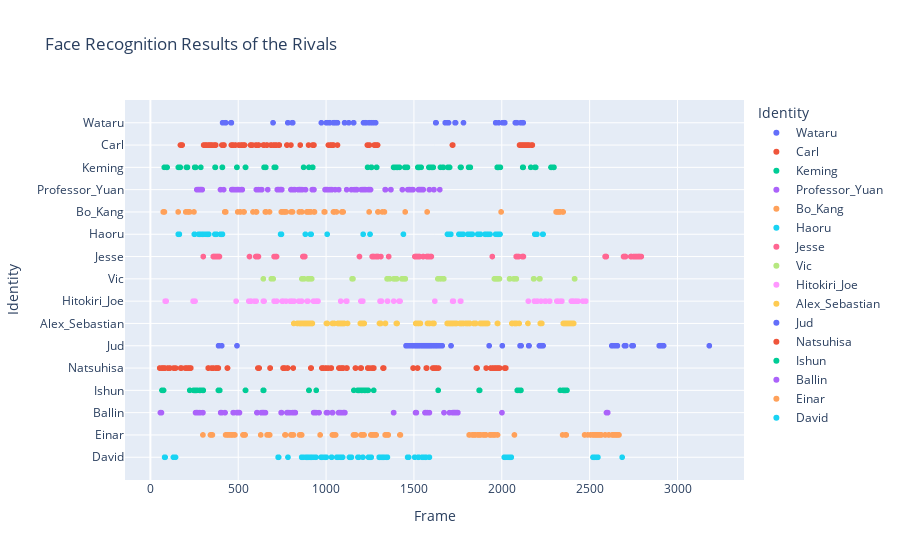

The notebook cell saved with this chart:
### Markdown cell above
### GENERAL

### Code cell
# User plotly to visualize something

import plotly.express as px
import pandas as pd

# Load all csv files in csv/
import glob
import os

csv_files = glob.glob("csv/*.csv")
# Convert all entries to structured data with attribute 0 as frame number, 1 as Face Box, and 5 as Identity
# Skip first two lines of each file
# Skip rows where Identity is N/A

USE_GENERAL_NAMES = False
USE_GENDER_NAMES = True
IGNORE_MINOR_CHARACTERS = True

FILM_FRAME_TOTALS = {
	"Cliff": 2097,
	"Our Village": 2377,
	"Diary of Nurse": 2297,
	"Sabrina": 2751,
	"The Man from Laramie": 2477,
	"Human Desire": 2200,
	"Chikamatsu Story": 2460,
	"Black River": 2552,
	"Duel in the Sun": 3207,
	"Gilda": 2652,
	"Jigoku Mon": 2151,
	"Kurutta Kajitsu": 2076,
	"Notorious": 2433,
	"Oklahoma": 3577,
	"Vikings": 2740,
	"Waves of Life": 2465
}

RIVALS = ["Keming", "Professor Yuan", "Haoru", "David", "Vic", "Carl", "Ishun", "Hitokiri Joe", "Natsuhisa", "Bo Kang", "Wataru", "Jud", "Alex Sebastian", "Ballin", "Einar", "Jesse"]
MALES = []#["Zhanwu", "Fan Jun", "Changping", "Linus", "Will", "Jeff", "Mohei", "Nishida", "Haruji", "Jin Zhang", "Moritoo", "Curly", "Devlin", "Johnny", "Eric", "Lewt"]
LADIES = []#["Shuzhen", "Fang Qing", "Suhua", "Sabrina", "Barbara", "Vicki", "Osan", "Shizuko", "Eri", "Ye Suping", "Kesa", "Laurey", "Alicia", "Gilda", "Morgana", "Pearl"]

PROTAGONISTS = []#["Zhanwu", "Fang Qing", "Suhua", "Sabrina", "Will", "Jeff", "Mohei", "Nishida", "Haruji", "Jin Zhang", "Moritoo", "Curly", "Alicia", "Johnny", "Eric", "Pearl"]
LOVES = []#["Shuzhen", "Fan Jun", "Changping", "Linus", "Barbara", "Vicki", "Osan", "Shizuko", "Eri", "Ye Suping", "Kesa", "Laurey", "Devlin", "Gilda", "Morgana", "Lewt"]

def get_name(name):
	if USE_GENDER_NAMES:
		if name in MALES:
			name = "Male"
		elif name in LADIES:
			name = "Female"
	else:
		if name in PROTAGONISTS:
			name = "Protagonist"
		elif name in LOVES:
			name = "Love"
	return name

data = []
for file in csv_files:
	with open(file) as f:
		lines = f.readlines()[2:]
		for line in lines:
			line = line.split(",")
			if line[5] != "\"N/A\"":
				# Att 3 is frame numbder / film's total frames (the film is the name of the current csv file)
				total = FILM_FRAME_TOTALS[os.path.basename(file)[:-4]]
				frame = int(line[0][1:][:-1])
				name = line[5][1:][:-1]
				if USE_GENERAL_NAMES:
					if name in RIVALS:
						name = "Rival"
					name = get_name(name)
				if IGNORE_MINOR_CHARACTERS:
					if USE_GENERAL_NAMES:
						if name not in ["Rival", "Protagonist", "Female", "Male", "Love"]:
							continue
					else:
						if name not in RIVALS:
							if name not in PROTAGONISTS:
								if name not in LOVES:
									continue
				data.append([frame, line[1], name.replace(" ", "_"), frame / total * 9])

df = pd.DataFrame(data, columns=["Frame", "Face Box", "Identity", "Timeline"])
df["Identity"] = df["Identity"].astype(str)
df["Identity"] = df["Identity"].apply(lambda x: x.split(" ")[0])

# Create a scatter plot of the data
fig = px.scatter(df, height=560, x="Frame", y="Identity", color="Identity", title="Face Recognition Results of the Rivals")
fig.show()

### Figure 1 — Plotly figure (JSON) as saved in the notebook; plotly's stock layout.template omitted (floating-point values rounded to 4 significant figures; data arrays with more than 128 entries replaced by an {"elided": "..."} marker saying what was removed)
{"data": [{"hovertemplate": "Identity=%{y}<br>Frame=%{x}<extra></extra>", "legendgroup": "Wataru", "marker": {"color": "#636efa", "symbol": "circle"}, "mode": "markers", "name": "Wataru", "showlegend": true, "type": "scattergl", "x": [1001, 1002, 1003, 1004, 1005, 1019, 1020, 1021, 1041, 1042, 1043, 1044, 1045, 1046, 1047, 1048, 1049, 1050, 1054, 1055, 1056, 1057, 1058, 1059, 1060, 1064, 1065, 1105, 1106, 1129, 1156, 1157, 1213, 1214, 1221, 1222, 1223, 1225, 1226, 1227, 1228, 1245, 1246, 1247, 1257, 1258, 1259, 1262, 1268, 1269, 1270, 1281, 1282, 1624, 1625, 1626, 1678, 1690, 1691, 1697, 1734, 1736, 1737, 1782, 1965, 1982, 2004, 2010, 2011, 2012, 2013, 2014, 2015, 2016, 2017, 2077, 2078, 2079, 2080, 2081, 2082, 2083, 2084, 2085, 2086, 2087, 2108, 2109, 2110, 2117, 2118, 2119, 2120, 2121, 2122, 411, 427, 428, 429, 459, 460, 461, 698, 782, 783, 807, 808, 809, 810, 973], "xaxis": "x", "y": ["Wataru", "Wataru", "Wataru", "Wataru", "Wataru", "Wataru", "Wataru", "Wataru", "Wataru", "Wataru", "Wataru", "Wataru", "Wataru", "Wataru", "Wataru", "Wataru", "Wataru", "Wataru", "Wataru", "Wataru", "Wataru", "Wataru", "Wataru", "Wataru", "Wataru", "Wataru", "Wataru", "Wataru", "Wataru", "Wataru", "Wataru", "Wataru", "Wataru", "Wataru", "Wataru", "Wataru", "Wataru", "Wataru", "Wataru", "Wataru", "Wataru", "Wataru", "Wataru", "Wataru", "Wataru", "Wataru", "Wataru", "Wataru", "Wataru", "Wataru", "Wataru", "Wataru", "Wataru", "Wataru", "Wataru", "Wataru", "Wataru", "Wataru", "Wataru", "Wataru", "Wataru", "Wataru", "Wataru", "Wataru", "Wataru", "Wataru", "Wataru", "Wataru", "Wataru", "Wataru", "Wataru", "Wataru", "Wataru", "Wataru", "Wataru", "Wataru", "Wataru", "Wataru", "Wataru", "Wataru", "Wataru", "Wataru", "Wataru", "Wataru", "Wataru", "Wataru", "Wataru", "Wataru", "Wataru", "Wataru", "Wataru", "Wataru", "Wataru", "Wataru", "Wataru", "Wataru", "Wataru", "Wataru", "Wataru", "Wataru", "Wataru", "Wataru", "Wataru", "Wataru", "Wataru", "Wataru", "Wataru", "Wataru", "Wataru", "Wataru"], "yaxis": "y"}, {"hovertemplate": "Identity=%{y}<br>Frame=%{x}<extra></extra>", "legendgroup": "Carl", "marker": {"color": "#EF553B", "symbol": "circle"}, "mode": "markers", "name": "Carl", "showlegend": true, "type": "scattergl", "x": {"elided": "178 int values"}, "xaxis": "x", "y": {"elided": "178 str values"}, "yaxis": "y"}, {"hovertemplate": "Identity=%{y}<br>Frame=%{x}<extra></extra>", "legendgroup": "Keming", "marker": {"color": "#00cc96", "symbol": "circle"}, "mode": "markers", "name": "Keming", "showlegend": true, "type": "scattergl", "x": [1236, 1256, 1257, 1258, 1259, 1287, 1288, 1384, 1385, 1386, 1387, 1388, 1393, 1403, 1404, 1405, 1406, 1417, 1418, 1448, 1452, 1459, 1463, 1522, 1523, 1524, 1525, 1526, 1527, 1529, 1530, 1532, 1541, 1585, 1586, 1589, 159, 1590, 1600, 1601, 1602, 1606, 1607, 1610, 162, 1651, 1666, 1667, 169, 1693, 1694, 1695, 170, 1702, 1703, 1765, 1766, 1767, 1768, 1811, 1821, 1974, 1975, 1976, 1977, 1979, 1980, 1981, 1992, 205, 206, 209, 211, 2119, 2120, 2121, 2122, 2165, 2188, 2191, 2192, 2193, 2280, 2281, 2282, 2293, 2294, 2295, 2296, 2297, 252, 253, 257, 258, 287, 368, 370, 409, 410, 492, 493, 541, 542, 647, 654, 657, 705, 713, 79, 872, 902, 923, 924, 93, 94, 95], "xaxis": "x", "y": ["Keming", "Keming", "Keming", "Keming", "Keming", "Keming", "Keming", "Keming", "Keming", "Keming", "Keming", "Keming", "Keming", "Keming", "Keming", "Keming", "Keming", "Keming", "Keming", "Keming", "Keming", "Keming", "Keming", "Keming", "Keming", "Keming", "Keming", "Keming", "Keming", "Keming", "Keming", "Keming", "Keming", "Keming", "Keming", "Keming", "Keming", "Keming", "Keming", "Keming", "Keming", "Keming", "Keming", "Keming", "Keming", "Keming", "Keming", "Keming", "Keming", "Keming", "Keming", "Keming", "Keming", "Keming", "Keming", "Keming", "Keming", "Keming", "Keming", "Keming", "Keming", "Keming", "Keming", "Keming", "Keming", "Keming", "Keming", "Keming", "Keming", "Keming", "Keming", "Keming", "Keming", "Keming", "Keming", "Keming", "Keming", "Keming", "Keming", "Keming", "Keming", "Keming", "Keming", "Keming", "Keming", "Keming", "Keming", "Keming", "Keming", "Keming", "Keming", "Keming", "Keming", "Keming", "Keming", "Keming", "Keming", "Keming", "Keming", "Keming", "Keming", "Keming", "Keming", "Keming", "Keming", "Keming", "Keming", "Keming", "Keming", "Keming", "Keming", "Keming", "Keming", "Keming", "Keming", "Keming"], "yaxis": "y"}, {"hovertemplate": "Identity=%{y}<br>Frame=%{x}<extra></extra>", "legendgroup": "Professor_Yuan", "marker": {"color": "#ab63fa", "symbol": "circle"}, "mode": "markers", "name": "Professor_Yuan", "showlegend": true, "type": "scattergl", "x": {"elided": "181 int values"}, "xaxis": "x", "y": {"elided": "181 str values"}, "yaxis": "y"}, {"hovertemplate": "Identity=%{y}<br>Frame=%{x}<extra></extra>", "legendgroup": "Bo_Kang", "marker": {"color": "#FFA15A", "symbol": "circle"}, "mode": "markers", "name": "Bo_Kang", "showlegend": true, "type": "scattergl", "x": [1042, 1044, 1045, 1046, 1047, 1059, 1090, 1091, 1093, 1094, 1096, 1097, 1245, 1295, 1296, 1320, 1332, 1450, 1575, 158, 1996, 201, 204, 214, 215, 216, 217, 218, 224, 2309, 2312, 2313, 2314, 2315, 2316, 2317, 2320, 2321, 2322, 2323, 2327, 2328, 2329, 2330, 2334, 2347, 2348, 2349, 248, 423, 424, 427, 428, 429, 497, 511, 512, 530, 531, 532, 533, 584, 601, 602, 603, 604, 654, 655, 657, 659, 678, 73, 745, 746, 747, 748, 749, 753, 755, 76, 762, 763, 764, 765, 766, 768, 77, 773, 78, 80, 801, 809, 847, 848, 849, 862, 890, 891, 892, 893, 894, 895, 896, 897, 898, 899, 900, 902, 903, 911, 912, 913, 931, 932, 933, 934, 989, 990, 993], "xaxis": "x", "y": ["Bo_Kang", "Bo_Kang", "Bo_Kang", "Bo_Kang", "Bo_Kang", "Bo_Kang", "Bo_Kang", "Bo_Kang", "Bo_Kang", "Bo_Kang", "Bo_Kang", "Bo_Kang", "Bo_Kang", "Bo_Kang", "Bo_Kang", "Bo_Kang", "Bo_Kang", "Bo_Kang", "Bo_Kang", "Bo_Kang", "Bo_Kang", "Bo_Kang", "Bo_Kang", "Bo_Kang", "Bo_Kang", "Bo_Kang", "Bo_Kang", "Bo_Kang", "Bo_Kang", "Bo_Kang", "Bo_Kang", "Bo_Kang", "Bo_Kang", "Bo_Kang", "Bo_Kang", "Bo_Kang", "Bo_Kang", "Bo_Kang", "Bo_Kang", "Bo_Kang", "Bo_Kang", "Bo_Kang", "Bo_Kang", "Bo_Kang", "Bo_Kang", "Bo_Kang", "Bo_Kang", "Bo_Kang", "Bo_Kang", "Bo_Kang", "Bo_Kang", "Bo_Kang", "Bo_Kang", "Bo_Kang", "Bo_Kang", "Bo_Kang", "Bo_Kang", "Bo_Kang", "Bo_Kang", "Bo_Kang", "Bo_Kang", "Bo_Kang", "Bo_Kang", "Bo_Kang", "Bo_Kang", "Bo_Kang", "Bo_Kang", "Bo_Kang", "Bo_Kang", "Bo_Kang", "Bo_Kang", "Bo_Kang", "Bo_Kang", "Bo_Kang", "Bo_Kang", "Bo_Kang", "Bo_Kang", "Bo_Kang", "Bo_Kang", "Bo_Kang", "Bo_Kang", "Bo_Kang", "Bo_Kang", "Bo_Kang", "Bo_Kang", "Bo_Kang", "Bo_Kang", "Bo_Kang", "Bo_Kang", "Bo_Kang", "Bo_Kang", "Bo_Kang", "Bo_Kang", "Bo_Kang", "Bo_Kang", "Bo_Kang", "Bo_Kang", "Bo_Kang", "Bo_Kang", "Bo_Kang", "Bo_Kang", "Bo_Kang", "Bo_Kang", "Bo_Kang", "Bo_Kang", "Bo_Kang", "Bo_Kang", "Bo_Kang", "Bo_Kang", "Bo_Kang", "Bo_Kang", "Bo_Kang", "Bo_Kang", "Bo_Kang", "Bo_Kang", "Bo_Kang", "Bo_Kang", "Bo_Kang", "Bo_Kang"], "yaxis": "y"}, {"hovertemplate": "Identity=%{y}<br>Frame=%{x}<extra></extra>", "legendgroup": "Haoru", "marker": {"color": "#19d3f3", "symbol": "circle"}, "mode": "markers", "name": "Haoru", "showlegend": true, "type": "scattergl", "x": {"elided": "134 int values"}, "xaxis": "x", "y": {"elided": "134 str values"}, "yaxis": "y"}, {"hovertemplate": "Identity=%{y}<br>Frame=%{x}<extra></extra>", "legendgroup": "Jesse", "marker": {"color": "#FF6692", "symbol": "circle"}, "mode": "markers", "name": "Jesse", "showlegend": true, "type": "scattergl", "x": [1190, 1262, 1265, 1266, 1267, 1268, 1271, 1272, 1285, 1286, 1287, 1288, 1289, 1290, 1291, 1293, 1294, 1295, 1296, 1312, 1356, 1505, 1509, 1510, 1511, 1512, 1516, 1517, 1521, 1526, 1529, 1531, 1532, 1552, 1553, 1573, 1574, 1575, 1576, 1581, 1582, 1583, 1593, 1598, 1599, 1946, 2082, 2083, 2086, 2087, 2095, 2096, 2117, 2118, 2119, 2120, 2121, 2122, 2123, 2588, 2589, 2590, 2591, 2592, 2593, 2594, 2595, 2693, 2694, 2700, 2701, 2702, 2703, 2704, 2734, 2736, 2738, 2750, 2754, 2763, 2764, 2772, 2778, 2779, 2781, 2782, 2783, 2788, 2794, 301, 358, 359, 360, 362, 368, 369, 370, 378, 379, 380, 382, 383, 384, 385, 386, 392, 393, 564, 600, 604, 605, 606, 607, 608, 609, 615, 704, 714, 718, 868, 869, 870, 871, 873, 874, 876, 877, 879], "xaxis": "x", "y": ["Jesse", "Jesse", "Jesse", "Jesse", "Jesse", "Jesse", "Jesse", "Jesse", "Jesse", "Jesse", "Jesse", "Jesse", "Jesse", "Jesse", "Jesse", "Jesse", "Jesse", "Jesse", "Jesse", "Jesse", "Jesse", "Jesse", "Jesse", "Jesse", "Jesse", "Jesse", "Jesse", "Jesse", "Jesse", "Jesse", "Jesse", "Jesse", "Jesse", "Jesse", "Jesse", "Jesse", "Jesse", "Jesse", "Jesse", "Jesse", "Jesse", "Jesse", "Jesse", "Jesse", "Jesse", "Jesse", "Jesse", "Jesse", "Jesse", "Jesse", "Jesse", "Jesse", "Jesse", "Jesse", "Jesse", "Jesse", "Jesse", "Jesse", "Jesse", "Jesse", "Jesse", "Jesse", "Jesse", "Jesse", "Jesse", "Jesse", "Jesse", "Jesse", "Jesse", "Jesse", "Jesse", "Jesse", "Jesse", "Jesse", "Jesse", "Jesse", "Jesse", "Jesse", "Jesse", "Jesse", "Jesse", "Jesse", "Jesse", "Jesse", "Jesse", "Jesse", "Jesse", "Jesse", "Jesse", "Jesse", "Jesse", "Jesse", "Jesse", "Jesse", "Jesse", "Jesse", "Jesse", "Jesse", "Jesse", "Jesse", "Jesse", "Jesse", "Jesse", "Jesse", "Jesse", "Jesse", "Jesse", "Jesse", "Jesse", "Jesse", "Jesse", "Jesse", "Jesse", "Jesse", "Jesse", "Jesse", "Jesse", "Jesse", "Jesse", "Jesse", "Jesse", "Jesse", "Jesse", "Jesse", "Jesse", "Jesse", "Jesse", "Jesse"], "yaxis": "y"}, {"hovertemplate": "Identity=%{y}<br>Frame=%{x}<extra></extra>", "legendgroup": "Vic", "marker": {"color": "#B6E880", "symbol": "circle"}, "mode": "markers", "name": "Vic", "showlegend": true, "type": "scattergl", "x": [1148, 1149, 1150, 1153, 1347, 1348, 1349, 1350, 1351, 1352, 1362, 1385, 1386, 1387, 1388, 1389, 1390, 1391, 1392, 1393, 1398, 1399, 1400, 1401, 1402, 1431, 1432, 1434, 1435, 1436, 1437, 1442, 1443, 1444, 1445, 1446, 1449, 1450, 1451, 1636, 1637, 1640, 1642, 1651, 1652, 1653, 1665, 1666, 1669, 1670, 1958, 1959, 1960, 1961, 1962, 1963, 1964, 1965, 1966, 1967, 1968, 1970, 1971, 1972, 1973, 1974, 1975, 1976, 1978, 1979, 1980, 1981, 1982, 1983, 1987, 2044, 2045, 2046, 2068, 2069, 2070, 2071, 2072, 2073, 2081, 2082, 2083, 2181, 2182, 2183, 2214, 2215, 2216, 2217, 2414, 2415, 643, 688, 699, 862, 863, 864, 865, 866, 868, 870, 874, 875, 896, 897, 898, 899, 900, 901, 905, 906, 910, 911, 916, 917, 918], "xaxis": "x", "y": ["Vic", "Vic", "Vic", "Vic", "Vic", "Vic", "Vic", "Vic", "Vic", "Vic", "Vic", "Vic", "Vic", "Vic", "Vic", "Vic", "Vic", "Vic", "Vic", "Vic", "Vic", "Vic", "Vic", "Vic", "Vic", "Vic", "Vic", "Vic", "Vic", "Vic", "Vic", "Vic", "Vic", "Vic", "Vic", "Vic", "Vic", "Vic", "Vic", "Vic", "Vic", "Vic", "Vic", "Vic", "Vic", "Vic", "Vic", "Vic", "Vic", "Vic", "Vic", "Vic", "Vic", "Vic", "Vic", "Vic", "Vic", "Vic", "Vic", "Vic", "Vic", "Vic", "Vic", "Vic", "Vic", "Vic", "Vic", "Vic", "Vic", "Vic", "Vic", "Vic", "Vic", "Vic", "Vic", "Vic", "Vic", "Vic", "Vic", "Vic", "Vic", "Vic", "Vic", "Vic", "Vic", "Vic", "Vic", "Vic", "Vic", "Vic", "Vic", "Vic", "Vic", "Vic", "Vic", "Vic", "Vic", "Vic", "Vic", "Vic", "Vic", "Vic", "Vic", "Vic", "Vic", "Vic", "Vic", "Vic", "Vic", "Vic", "Vic", "Vic", "Vic", "Vic", "Vic", "Vic", "Vic", "Vic", "Vic", "Vic", "Vic"], "yaxis": "y"}, {"hovertemplate": "Identity=%{y}<br>Frame=%{x}<extra></extra>", "legendgroup": "Hitokiri_Joe", "marker": {"color": "#FF97FF", "symbol": "circle"}, "mode": "markers", "name": "Hitokiri_Joe", "showlegend": true, "type": "scattergl", "x": [1083, 1114, 1116, 1117, 1118, 1198, 1201, 1202, 1207, 1208, 1209, 1307, 1308, 1311, 1312, 1313, 1315, 1349, 1350, 1385, 1416, 1417, 1421, 1619, 1720, 1725, 1764, 1767, 2151, 2185, 2186, 2187, 2199, 2201, 2202, 2223, 2246, 2247, 2249, 2250, 2271, 2273, 2313, 2317, 2318, 2319, 2334, 2335, 2341, 2342, 2396, 2397, 2398, 2399, 2400, 2401, 2402, 2403, 2404, 2405, 2407, 2408, 2419, 2420, 2421, 2423, 2429, 243, 2434, 2461, 2477, 2478, 249, 252, 253, 254, 488, 560, 568, 569, 572, 573, 593, 602, 643, 646, 647, 704, 706, 718, 719, 750, 751, 752, 753, 754, 772, 795, 802, 805, 806, 818, 84, 845, 859, 861, 87, 88, 89, 892, 896, 90, 928, 933, 943, 944, 945, 946, 948, 952, 953, 954], "xaxis": "x", "y": ["Hitokiri_Joe", "Hitokiri_Joe", "Hitokiri_Joe", "Hitokiri_Joe", "Hitokiri_Joe", "Hitokiri_Joe", "Hitokiri_Joe", "Hitokiri_Joe", "Hitokiri_Joe", "Hitokiri_Joe", "Hitokiri_Joe", "Hitokiri_Joe", "Hitokiri_Joe", "Hitokiri_Joe", "Hitokiri_Joe", "Hitokiri_Joe", "Hitokiri_Joe", "Hitokiri_Joe", "Hitokiri_Joe", "Hitokiri_Joe", "Hitokiri_Joe", "Hitokiri_Joe", "Hitokiri_Joe", "Hitokiri_Joe", "Hitokiri_Joe", "Hitokiri_Joe", "Hitokiri_Joe", "Hitokiri_Joe", "Hitokiri_Joe", "Hitokiri_Joe", "Hitokiri_Joe", "Hitokiri_Joe", "Hitokiri_Joe", "Hitokiri_Joe", "Hitokiri_Joe", "Hitokiri_Joe", "Hitokiri_Joe", "Hitokiri_Joe", "Hitokiri_Joe", "Hitokiri_Joe", "Hitokiri_Joe", "Hitokiri_Joe", "Hitokiri_Joe", "Hitokiri_Joe", "Hitokiri_Joe", "Hitokiri_Joe", "Hitokiri_Joe", "Hitokiri_Joe", "Hitokiri_Joe", "Hitokiri_Joe", "Hitokiri_Joe", "Hitokiri_Joe", "Hitokiri_Joe", "Hitokiri_Joe", "Hitokiri_Joe", "Hitokiri_Joe", "Hitokiri_Joe", "Hitokiri_Joe", "Hitokiri_Joe", "Hitokiri_Joe", "Hitokiri_Joe", "Hitokiri_Joe", "Hitokiri_Joe", "Hitokiri_Joe", "Hitokiri_Joe", "Hitokiri_Joe", "Hitokiri_Joe", "Hitokiri_Joe", "Hitokiri_Joe", "Hitokiri_Joe", "Hitokiri_Joe", "Hitokiri_Joe", "Hitokiri_Joe", "Hitokiri_Joe", "Hitokiri_Joe", "Hitokiri_Joe", "Hitokiri_Joe", "Hitokiri_Joe", "Hitokiri_Joe", "Hitokiri_Joe", "Hitokiri_Joe", "Hitokiri_Joe", "Hitokiri_Joe", "Hitokiri_Joe", "Hitokiri_Joe", "Hitokiri_Joe", "Hitokiri_Joe", "Hitokiri_Joe", "Hitokiri_Joe", "Hitokiri_Joe", "Hitokiri_Joe", "Hitokiri_Joe", "Hitokiri_Joe", "Hitokiri_Joe", "Hitokiri_Joe", "Hitokiri_Joe", "Hitokiri_Joe", "Hitokiri_Joe", "Hitokiri_Joe", "Hitokiri_Joe", "Hitokiri_Joe", "Hitokiri_Joe", "Hitokiri_Joe", "Hitokiri_Joe", "Hitokiri_Joe", "Hitokiri_Joe", "Hitokiri_Joe", "Hitokiri_Joe", "Hitokiri_Joe", "Hitokiri_Joe", "Hitokiri_Joe", "Hitokiri_Joe", "Hitokiri_Joe", "Hitokiri_Joe", "Hitokiri_Joe", "Hitokiri_Joe", "Hitokiri_Joe", "Hitokiri_Joe", "Hitokiri_Joe", "Hitokiri_Joe", "Hitokiri_Joe", "Hitokiri_Joe"], "yaxis": "y"}, {"hovertemplate": "Identity=%{y}<br>Frame=%{x}<extra></extra>", "legendgroup": "Alex_Sebastian", "marker": {"color": "#FECB52", "symbol": "circle"}, "mode": "markers", "name": "Alex_Sebastian", "showlegend": true, "type": "scattergl", "x": {"elided": "223 int values"}, "xaxis": "x", "y": {"elided": "223 str values"}, "yaxis": "y"}, {"hovertemplate": "Identity=%{y}<br>Frame=%{x}<extra></extra>", "legendgroup": "Jud", "marker": {"color": "#636efa", "symbol": "circle"}, "mode": "markers", "name": "Jud", "showlegend": true, "type": "scattergl", "x": {"elided": "206 int values"}, "xaxis": "x", "y": {"elided": "206 str values"}, "yaxis": "y"}, {"hovertemplate": "Identity=%{y}<br>Frame=%{x}<extra></extra>", "legendgroup": "Natsuhisa", "marker": {"color": "#EF553B", "symbol": "circle"}, "mode": "markers", "name": "Natsuhisa", "showlegend": true, "type": "scattergl", "x": {"elided": "181 int values"}, "xaxis": "x", "y": {"elided": "181 str values"}, "yaxis": "y"}, {"hovertemplate": "Identity=%{y}<br>Frame=%{x}<extra></extra>", "legendgroup": "Ishun", "marker": {"color": "#00cc96", "symbol": "circle"}, "mode": "markers", "name": "Ishun", "showlegend": true, "type": "scattergl", "x": [1158, 1180, 1181, 1182, 1183, 1184, 1186, 1190, 1191, 1201, 1202, 1203, 1204, 1205, 1217, 1218, 1220, 1221, 1222, 1223, 1234, 1235, 1236, 1240, 1271, 1638, 1871, 1872, 1873, 1874, 2088, 2090, 2093, 2103, 2104, 2105, 2106, 2107, 2108, 2109, 224, 2333, 2350, 2351, 2352, 2353, 2354, 2355, 2356, 2357, 2358, 2359, 2360, 2361, 2362, 2363, 2364, 2371, 246, 247, 249, 250, 251, 252, 253, 255, 256, 257, 258, 259, 260, 263, 264, 280, 281, 282, 283, 284, 297, 299, 300, 301, 387, 388, 389, 390, 391, 395, 541, 542, 642, 643, 645, 66, 70, 74, 75, 902, 903, 944], "xaxis": "x", "y": ["Ishun", "Ishun", "Ishun", "Ishun", "Ishun", "Ishun", "Ishun", "Ishun", "Ishun", "Ishun", "Ishun", "Ishun", "Ishun", "Ishun", "Ishun", "Ishun", "Ishun", "Ishun", "Ishun", "Ishun", "Ishun", "Ishun", "Ishun", "Ishun", "Ishun", "Ishun", "Ishun", "Ishun", "Ishun", "Ishun", "Ishun", "Ishun", "Ishun", "Ishun", "Ishun", "Ishun", "Ishun", "Ishun", "Ishun", "Ishun", "Ishun", "Ishun", "Ishun", "Ishun", "Ishun", "Ishun", "Ishun", "Ishun", "Ishun", "Ishun", "Ishun", "Ishun", "Ishun", "Ishun", "Ishun", "Ishun", "Ishun", "Ishun", "Ishun", "Ishun", "Ishun", "Ishun", "Ishun", "Ishun", "Ishun", "Ishun", "Ishun", "Ishun", "Ishun", "Ishun", "Ishun", "Ishun", "Ishun", "Ishun", "Ishun", "Ishun", "Ishun", "Ishun", "Ishun", "Ishun", "Ishun", "Ishun", "Ishun", "Ishun", "Ishun", "Ishun", "Ishun", "Ishun", "Ishun", "Ishun", "Ishun", "Ishun", "Ishun", "Ishun", "Ishun", "Ishun", "Ishun", "Ishun", "Ishun", "Ishun"], "yaxis": "y"}, {"hovertemplate": "Identity=%{y}<br>Frame=%{x}<extra></extra>", "legendgroup": "Ballin", "marker": {"color": "#ab63fa", "symbol": "circle"}, "mode": "markers", "name": "Ballin", "showlegend": true, "type": "scattergl", "x": {"elided": "157 int values"}, "xaxis": "x", "y": {"elided": "157 str values"}, "yaxis": "y"}, {"hovertemplate": "Identity=%{y}<br>Frame=%{x}<extra></extra>", "legendgroup": "Einar", "marker": {"color": "#FFA15A", "symbol": "circle"}, "mode": "markers", "name": "Einar", "showlegend": true, "type": "scattergl", "x": {"elided": "243 int values"}, "xaxis": "x", "y": {"elided": "243 str values"}, "yaxis": "y"}, {"hovertemplate": "Identity=%{y}<br>Frame=%{x}<extra></extra>", "legendgroup": "David", "marker": {"color": "#19d3f3", "symbol": "circle"}, "mode": "markers", "name": "David", "showlegend": true, "type": "scattergl", "x": {"elided": "164 int values"}, "xaxis": "x", "y": {"elided": "164 str values"}, "yaxis": "y"}], "layout": {"height": 560, "legend": {"title": {"text": "Identity"}, "tracegroupgap": 0}, "title": {"text": "Face Recognition Results of the Rivals"}, "xaxis": {"anchor": "y", "domain": [0, 1], "title": {"text": "Frame"}}, "yaxis": {"anchor": "x", "categoryarray": ["David", "Einar", "Ballin", "Ishun", "Natsuhisa", "Jud", "Alex_Sebastian", "Hitokiri_Joe", "Vic", "Jesse", "Haoru", "Bo_Kang", "Professor_Yuan", "Keming", "Carl", "Wataru"], "categoryorder": "array", "domain": [0, 1], "title": {"text": "Identity"}}}}
